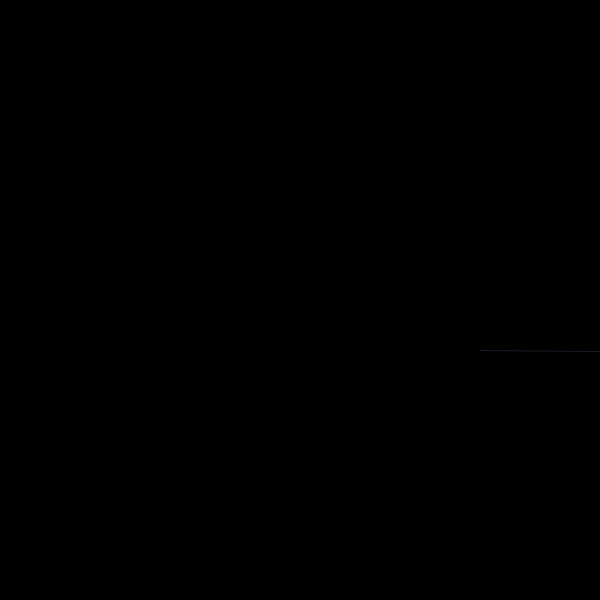
Frame 1 (no input)
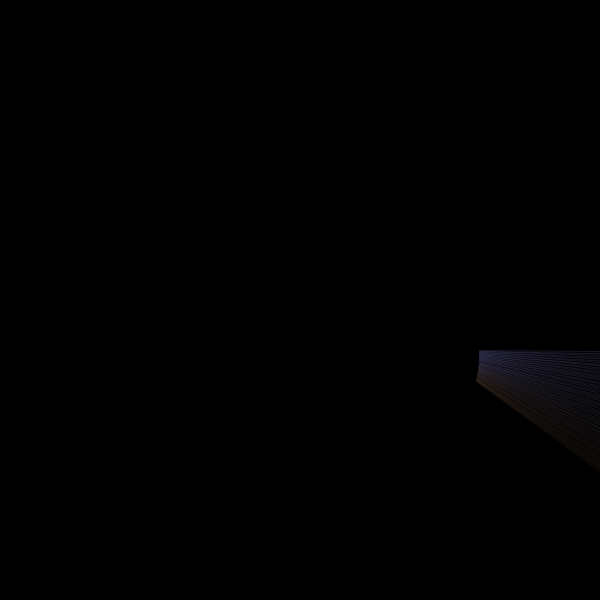
Frame 60 (the mouse pressed at the canvas centre just before this capture)
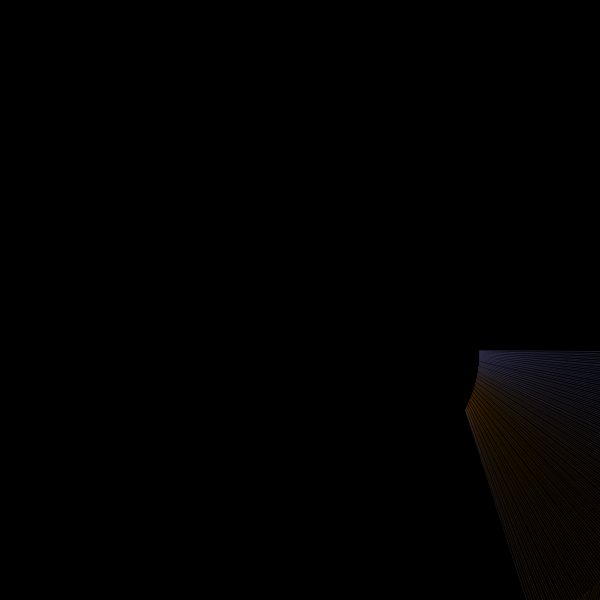
Frame 120 (the mouse held since frame 60 and released just before this capture)

The Processing sketch that drew these frames (run headless with seeded random() and noise(); from frame 60 on, the mouse is pressed at the canvas centre):

// Processing sketch: processing_151477
// ── processing_151477.pde

//lunghezze
float raggio1 = 130;  // 1° segmento
float raggio2 = 225;   // 2° segmento
float raggio3 = 80;   // 3° segmento
float raggio4 = 40;   // 4° segmento
   
//velocità di rotazione
float passoAngolo1 = PI/780;  // 1° segmento
float passoAngolo2 = PI/300;  // 2° segmento
float passoAngolo3 = PI/160;   // 3° segmento
float passoAngolo4 = PI/90;    // 4° segmento
  
color lilla = color(140, 80, 0);
color arancione = color(150, 150, 250);
void setup()
{
  size(600,600);
  stroke(255,40);
  background(0);
}
   
void draw ()
{
  // Centro dell'area di visualizzazione
  float c0x = 350;
  float c0y = 350;
    
  // Calcola l'estremita' finale del 1° segmento
  float angolo1 = frameCount*passoAngolo1;
  float c1x = c0x + cos(angolo1)*raggio1;
  float c1y = c0y + sin(angolo1)*raggio1;
     
  // Calcola l'estremita' finale del 2° segmento
  float angolo2 = frameCount*passoAngolo2;
  float c2x = c1x + cos(angolo2)*raggio2;
  float c2y = c1y + sin(angolo2)*raggio2;
     
  // Calcola l'estremita' finale del 3° segmento
  float angolo3 = frameCount*passoAngolo3;
  float c3x = c2x + cos(angolo3)*raggio3;
  float c3y = c2y + sin(angolo3)*raggio3;
     
  // Calcola l'estremita' finale del 4° segmento
  float angolo4 = frameCount*passoAngolo4;
  float c4x = c3x + cos(angolo4)*raggio4;
  float c4y = c3y + sin(angolo4)*raggio4;
     
   
  color middlecolor = lerpColor (lilla, arancione, cos(angolo4)*0.5+0.5);
  stroke (middlecolor, 40);
   
  // Disegna il 2°, il 3° e il 4° segmento
  line(c1x,c1y, c2x,c2y);
  line(c2x,c2y, c3x,c3y);
  line(c3x,c3y, c4x,c4y);
}
